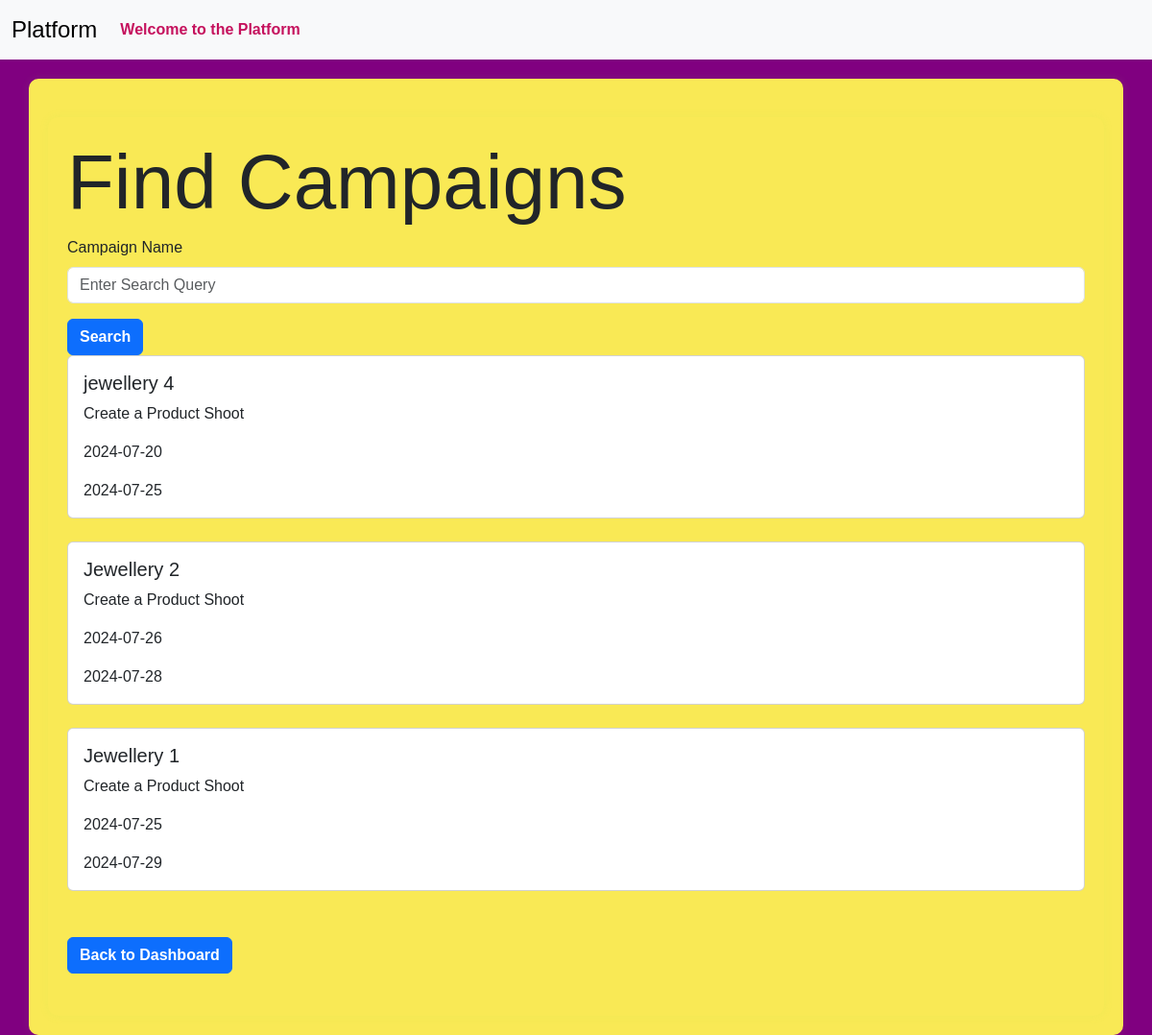
Before: /influencer/find-campaigns (signed in) with the older database file.
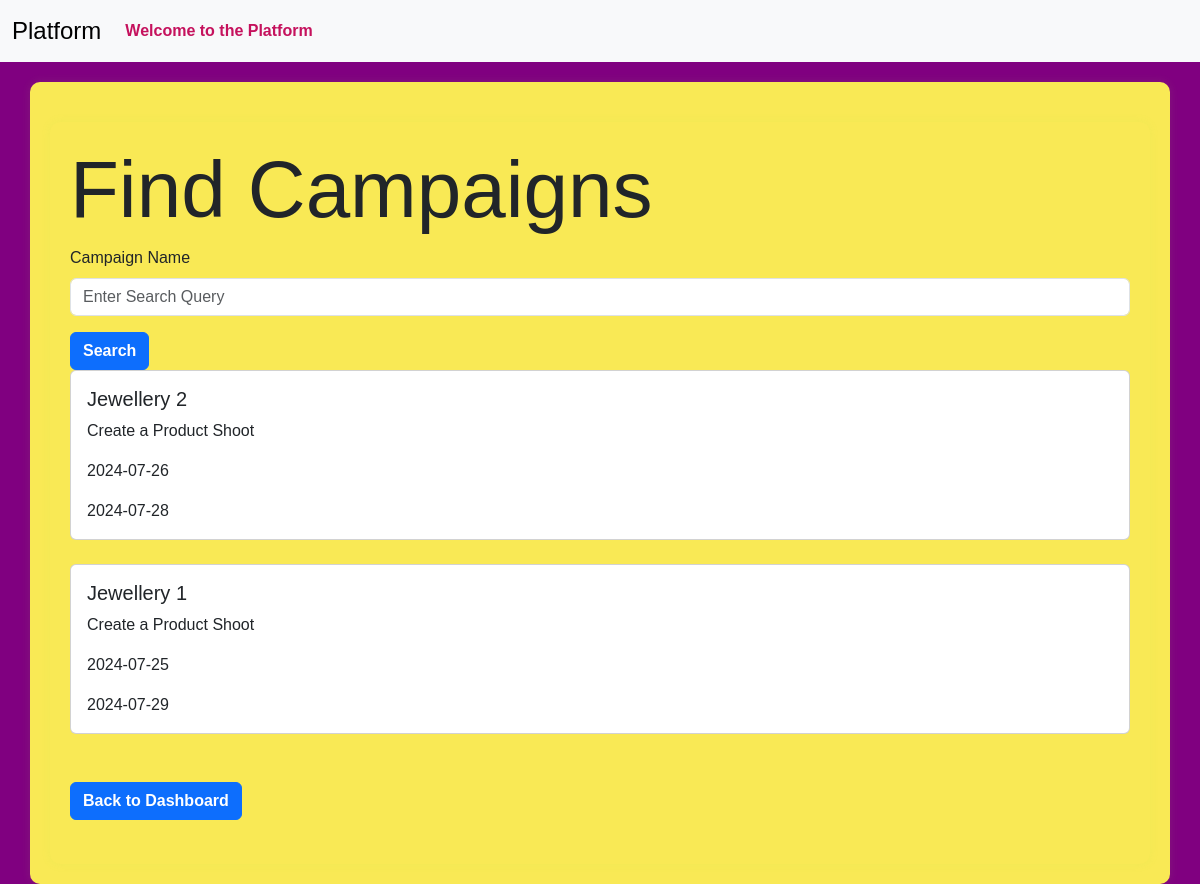
After: the same page with the newer database file.
### models.py (models this page shows)
class Campaign(db.Model):
    __tablename__ = 'campaign'
    id = Column(Integer, primary_key=True)
    name = Column(String(256), unique=False)
    description = Column(Text, nullable=True)
    start_date = Column(Date, nullable=False,default=date.today())
    end_date = Column(Date, nullable=False,default=lambda:date.today()+timedelta(days=30))
    budget = Column(Float, nullable=False,default=0.0)
    visibility = Column(Enum('public', 'private', name='visibility_enum'), nullable=False, default='public')
    sponsor_id = Column(Integer, ForeignKey('sponsor.id'), nullable=False)
    flagged = Column(Boolean, default=False)
    status = Column(String(20), nullable=False,default='In Progress')
    niche = db.Column(db.Enum(NicheEnum), nullable=True)
    completion_status = Column(Boolean, default=False)
    sponsor = relationship('Sponsor', backref='campaigns', overlaps="sponsor_campaigns,sponsor_relation")

### routes.py (the view)
@app.route('/influencer/find-campaigns', methods=['GET','POST'])
@auth_required
def find_campaigns():
    if current_user.flagged:
        flash('You have been flagged by the Admin. You can not find any campaigns.','danger')
        return redirect(url_for('influencer_dashboard'))
    influencer_id=session.get('user_id')
    influencer=Influencer.query.get(influencer_id)
    niche=Influencer.niche
    if request.method=='POST':
        search_query=request.form.get('searchQuery','').strip()
        campaigns = Campaign.query.filter(
        (Campaign.visibility == 'public') |
        ((Campaign.visibility == 'private') & (Campaign.niche == niche)) &
        (Campaign.status != 'Completed') & (Campaign.name.ilike(f'%{search_query}%'))).all()
    else:
        campaigns = Campaign.query.filter(
        (Campaign.visibility == 'public') |
        ((Campaign.visibility == 'private') & (Campaign.niche == niche)) &
        (Campaign.status != 'Completed')
    ).all()
    return render_template('find_campaigns.html',campaigns=campaigns)

### app.py (called while the page is built)
@login_manager.user_loader
def load_user(user_id):
    return User.query.get(int(user_id))

### routes.py (called while the page is built)
def auth_required(func):
    @wraps(func)
    def inner(*args,**kwargs):
        if 'user_id' in session:
            return func(*args,**kwargs)
        else:
           flash('Kindly login first.')
           return redirect(url_for('login'))
    return inner

### templates/find_campaigns.html (shortened to what this page needs)
{% extends 'layout.html' %}
{% block content %}
<div class="container">
    <h1 class="display-1">Find Campaigns</h1>
    <form action="{{url_for('find_campaigns')}}" method="post">
        <div class="mb-3">
            <label for="searchQuery" class="form-label">Campaign Name</label>
            <input type="text" class="form-control" id="searchQuery" name="searchQuery" placeholder="Enter Search Query">
        </div>
        <button type="submit" class="btn btn-primary">Search</button>
    </form>
    <div class="row row-cols-1 row cols md-2 g-4">
        {% for campaign in campaigns %}
        <div class="col">
            <div class="card">
                <div class="card-body">
                    <h5 class="card-title">{{campaign.name}}</h5>
                    <p class="card-text">{{campaign.description}}</p>
                    <p class="card-text">{{campaign.start_date}}</p>
                    <p class="card-text">{{campaign.end_date}}</p>
                </div>
            </div>
        </div>
        {% endfor %}
    </div><br><br>
    <a href="{{url_for('influencer_dashboard')}}" class="btn btn-primary">Back to Dashboard</a><br><br>
</div>
{% endblock %}

### templates/layout.html (shortened to what this page needs)
<!DOCTYPE html>
<html lang="en">
<head>
  <link href="https://cdn.jsdelivr.net/npm/bootstrap@5.3.3/dist/css/bootstrap.min.css" rel="stylesheet">
  {% block style %}
         <link href="{{url_for('static',filename='profile_pictures/style.css')}}" rel="stylesheet">
  {% endblock %}
</head>
<body>
<nav class="navbar navbar-expand-lg bg-body-tertiary">
        <div class="container-fluid">
          <a class="navbar-brand" href="#">Platform</a>
          <div class="collapse navbar-collapse" id="navbarSupportedContent">
            <ul class="navbar-nav me-auto mb-2 mb-lg-0">
              {% if 'user_id' in session %}
                <li class="nav-item">
                  <a class="nav-link" href="#">Welcome to the Platform</a>
                </li>
              {% endif %}
            </ul>
          </div>
        </div>
</nav>
<div class="container">
    {% block content %}
    {% endblock %}
</div>
</body>
</html>

### static/profile_pictures/style.css (style rules this page uses)
body { font-family: 'Arial', sans-serif; background-color:#800080; }
.navbar { margin-bottom: 20px; }
.navbar-brand { font-size: 1.5rem; }
.nav-link { color: #c5125d; font-weight: bold; }
.container { margin-top: 20px; background-color: #f9e955; padding: 20px; border-radius: 10px; box-shadow: 0px 0px 10px rgba(154, 241, 83, 0.1); }
.btn { font-weight: bold; }

Changed rows visible on the page:
removed Campaign: name "jewellery 4", description "Create a Product Shoot", start_date "2024-07-20", end_date "2024-07-25"
